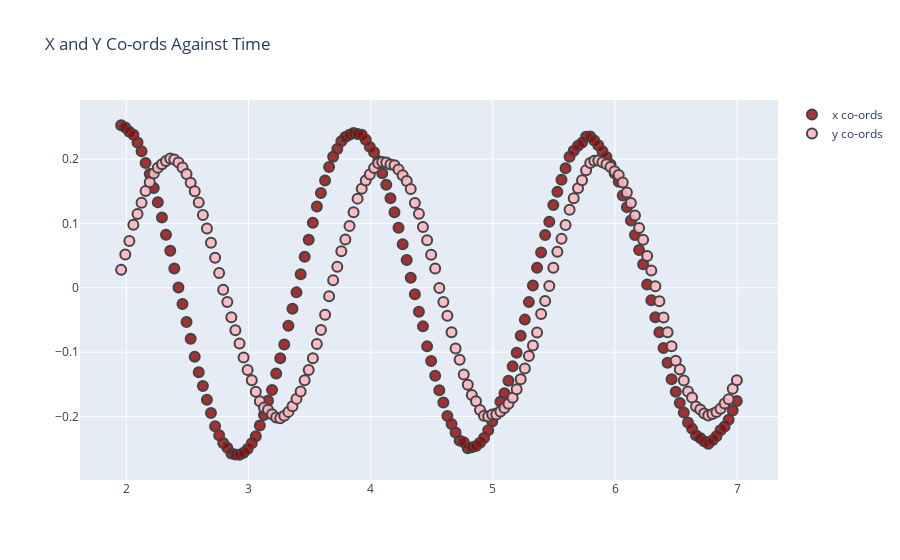

This figure's notebook cell:
### Code cell
TwoScatterOverlay(Data1.Time,Data1.X,Data1.Y,"x co-ords","y co-ords","X and Y Co-ords Against Time")

### Figure 1 — Plotly figure (JSON) as saved in the notebook; plotly's stock layout.template omitted (floating-point values rounded to 4 significant figures; data arrays with more than 128 entries replaced by an {"elided": "..."} marker saying what was removed)
{"data": [{"marker": {"color": "rgba(152, 0, 0, .8)", "line": {"width": 2}, "size": 10}, "mode": "markers", "name": "x co-ords", "type": "scatter", "x": {"elided": "152 float values"}, "y": {"elided": "152 float values"}}, {"marker": {"color": "rgba(255, 182, 193, .9)", "line": {"width": 2}, "size": 10}, "mode": "markers", "name": "y co-ords", "type": "scatter", "x": {"elided": "152 float values"}, "y": {"elided": "152 float values"}}], "layout": {"title": {"text": "X and Y Co-ords Against Time"}, "xaxis": {"zeroline": false}, "yaxis": {"zeroline": false}}}
